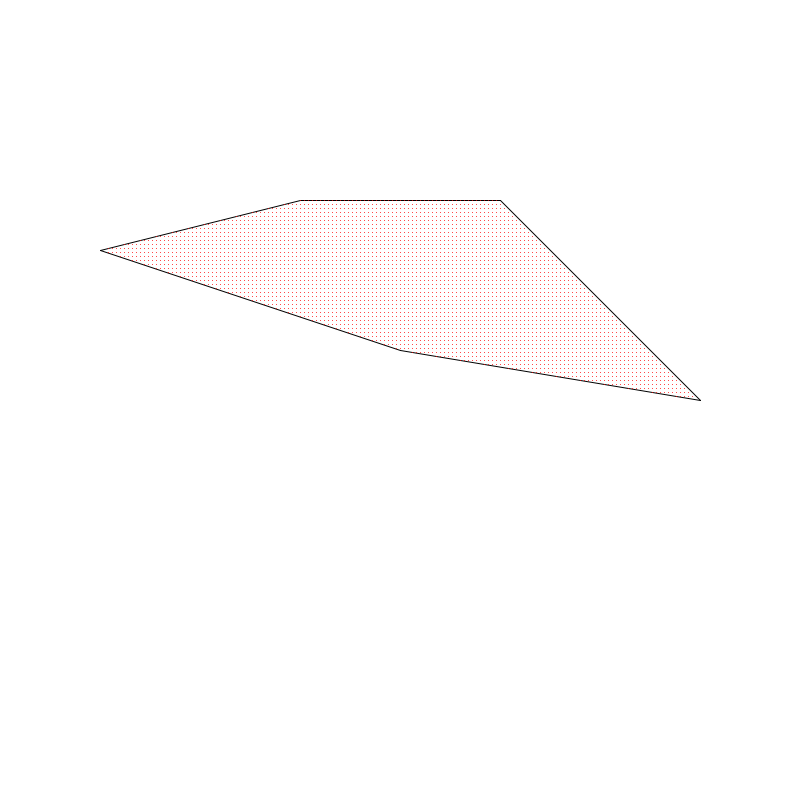
Frame 1 (no input)
Frame 60 (the mouse pressed at the canvas centre just before this capture): identical to frame 1, image omitted
Frame 120 (the mouse held since frame 60 and released just before this capture): identical to frame 1, image omitted

The Processing sketch that drew this single still picture (run headless with seeded random() and noise(); from frame 60 on, the mouse is pressed at the canvas centre):

// Processing sketch: extract_point_from_polygon
// ── extract_point_from_polygon.pde
Polygon poly;

void mouseDragged()
{
  poly.update();
}

void setup()
{
  size(800,800);
  ArrayList<PVector> points = new ArrayList<PVector>();
  
  points.add(new PVector(300,200));
  points.add(new PVector(500,200));
  points.add(new PVector(700,400));
  points.add(new PVector(400,350));
  points.add(new PVector(100,250));
  
  poly = new Polygon(points);
  println(poly.min_x());
  println(poly.max_x());
  println(poly.min_y());
  println(poly.max_y());
}

void draw()
{
  background(255);
  poly.render(true);
}

// ── Polygon.pde
static float anchorThickness = 10;

public class Polygon
{
  public ArrayList<PVector> points;
  float mass = 250;
  
  public Polygon(ArrayList<PVector> points)
  {
    this.points = points;
  }

  public void update()
  {
    for(int i = 0;i < points.size();i++)
    {
        if(mouseX > points.get(i).x - anchorThickness &&
           mouseX < points.get(i).x + anchorThickness && 
           mouseY > points.get(i).y - anchorThickness &&
           mouseY < points.get(i).y + anchorThickness)
        {
          points.get(i).x = mouseX;
          points.get(i).y = mouseY;
        }
    }
  }


  public void render(boolean render_extracted)
  {
    strokeWeight(1);
    stroke(0);
    
    for(int i = 0;i < points.size();i++)
    {
      int next = (i == points.size() - 1) ? 0 : i + 1;
      line(points.get(i).x,points.get(i).y,points.get(next).x,points.get(next).y);
    }
    
    if(render_extracted)
    {
      stroke(255,0,0);
      strokeWeight(1);
      ArrayList<PVector> p_ = extract_points(4, 4);
      for(int i = 0;i < p_.size();i++)
      {
        point(p_.get(i).x,p_.get(i).y);
      }
    }
  }
  
  public float min_x()
  {
    float min_x = points.get(0).x;
    for(int i = 1;i < points.size(); i++)
      if(points.get(i).x < min_x)
        min_x = points.get(i).x;
    return min_x;
  }
  
  
  public float max_x()
  {
    float max_x = points.get(0).x;
    for(int i = 1;i < points.size(); i++)
      if(points.get(i).x > max_x)
        max_x = points.get(i).x;
    return max_x;
  }
   
  public float min_y()
  {
    float min_y = points.get(0).y;
    for(int i = 1;i < points.size(); i++)
      if(points.get(i).y < min_y)
        min_y = points.get(i).y;
    return min_y;
  }
  
  public float max_y()
  {
    float max_y = points.get(0).y;
    for(int i = 1;i < points.size(); i++)
      if(points.get(i).y > max_y)
        max_y = points.get(i).y;
    return max_y;
  }
  
  public ArrayList<PVector> extract_points(float dx, float dy)
  {
    ArrayList<PVector> extracted_points = new ArrayList<PVector>();
    float m_x = max_x();
    float m_y = max_y();
    for(float i = min_x();i < m_x;i+=dx)
    {
      for(float j = min_y();j < m_y;j+=dy)
      {
        PVector p = new PVector(i,j);
        if(POLYPOINT_COLLIDING(p))
          extracted_points.add(p);
      }
    }
    return extracted_points;
  }
  
  public float get_moment_of_inertia(PVector anchor,float dx, float dy)
  {
    float moment = 0;
    ArrayList<PVector> materials = extract_points(dx, dy);
    
    for(int i = 0;i < materials.size();i++)
    {
      float d = dist(anchor.x,anchor.y,materials.get(i).x,materials.get(i).y);
      moment += (mass/materials.size())*d*d;
    }
    
    return moment;
  }
   
  public boolean POLYPOINT_COLLIDING(PVector point) {
    boolean collision = false;
    int next = 0;
    for(int i = 0;i < points.size();i++) {
      next = (i == points.size() - 1) ? 0 : i + 1;
      PVector vc = points.get(i);
      PVector vn = points.get(next);

      if( (vc.y > point.y) != (vn.y > point.y) && point.x < (vn.x-vc.x)*(point.y-vc.y) / (vn.y-vc.y) + vc.x)
        collision = !collision;
    }
    return collision;
  }

}
